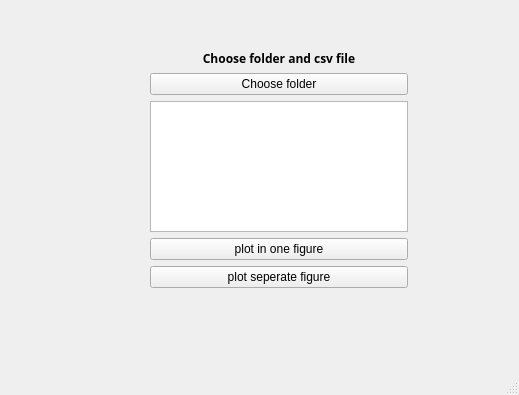
<?xml version="1.0" encoding="UTF-8"?>
<ui version="4.0">
 <class>MainWindow</class>
 <widget class="QMainWindow" name="MainWindow">
  <property name="geometry">
   <rect>
    <x>0</x>
    <y>0</y>
    <width>519</width>
    <height>395</height>
   </rect>
  </property>
  <property name="windowTitle">
   <string>MainWindow</string>
  </property>
  <widget class="QWidget" name="centralwidget">
   <widget class="QWidget" name="verticalLayoutWidget">
    <property name="geometry">
     <rect>
      <x>150</x>
      <y>50</y>
      <width>258</width>
      <height>238</height>
     </rect>
    </property>
    <layout class="QVBoxLayout" name="verticalLayout">
     <item>
      <widget class="QLabel" name="choose_label">
       <property name="font">
        <font>
         <family>Arial Black</family>
         <pointsize>9</pointsize>
         <weight>75</weight>
         <bold>true</bold>
        </font>
       </property>
       <property name="layoutDirection">
        <enum>Qt::LeftToRight</enum>
       </property>
       <property name="text">
        <string>Choose folder and csv file</string>
       </property>
       <property name="alignment">
        <set>Qt::AlignCenter</set>
       </property>
      </widget>
     </item>
     <item>
      <widget class="QPushButton" name="choose_folder_pushButton">
       <property name="text">
        <string>Choose folder</string>
       </property>
      </widget>
     </item>
     <item>
      <widget class="QListWidget" name="csv_list">
       <property name="selectionMode">
        <enum>QAbstractItemView::MultiSelection</enum>
       </property>
      </widget>
     </item>
     <item>
      <widget class="QPushButton" name="plot_one_pushButton">
       <property name="text">
        <string>plot in one figure</string>
       </property>
      </widget>
     </item>
     <item>
      <widget class="QPushButton" name="plot_seperate_pushButton">
       <property name="text">
        <string>plot seperate figure</string>
       </property>
      </widget>
     </item>
    </layout>
   </widget>
  </widget>
  <widget class="QMenuBar" name="menubar">
   <property name="geometry">
    <rect>
     <x>0</x>
     <y>0</y>
     <width>519</width>
     <height>18</height>
    </rect>
   </property>
  </widget>
  <widget class="QStatusBar" name="statusbar"/>
 </widget>
 <resources/>
 <connections>
  <connection>
   <sender>choose_folder_pushButton</sender>
   <signal>clicked()</signal>
   <receiver>csv_list</receiver>
   <slot>clear()</slot>
   <hints>
    <hint type="sourcelabel">
     <x>301</x>
     <y>44</y>
    </hint>
    <hint type="destinationlabel">
     <x>301</x>
     <y>177</y>
    </hint>
   </hints>
  </connection>
 </connections>
</ui>
